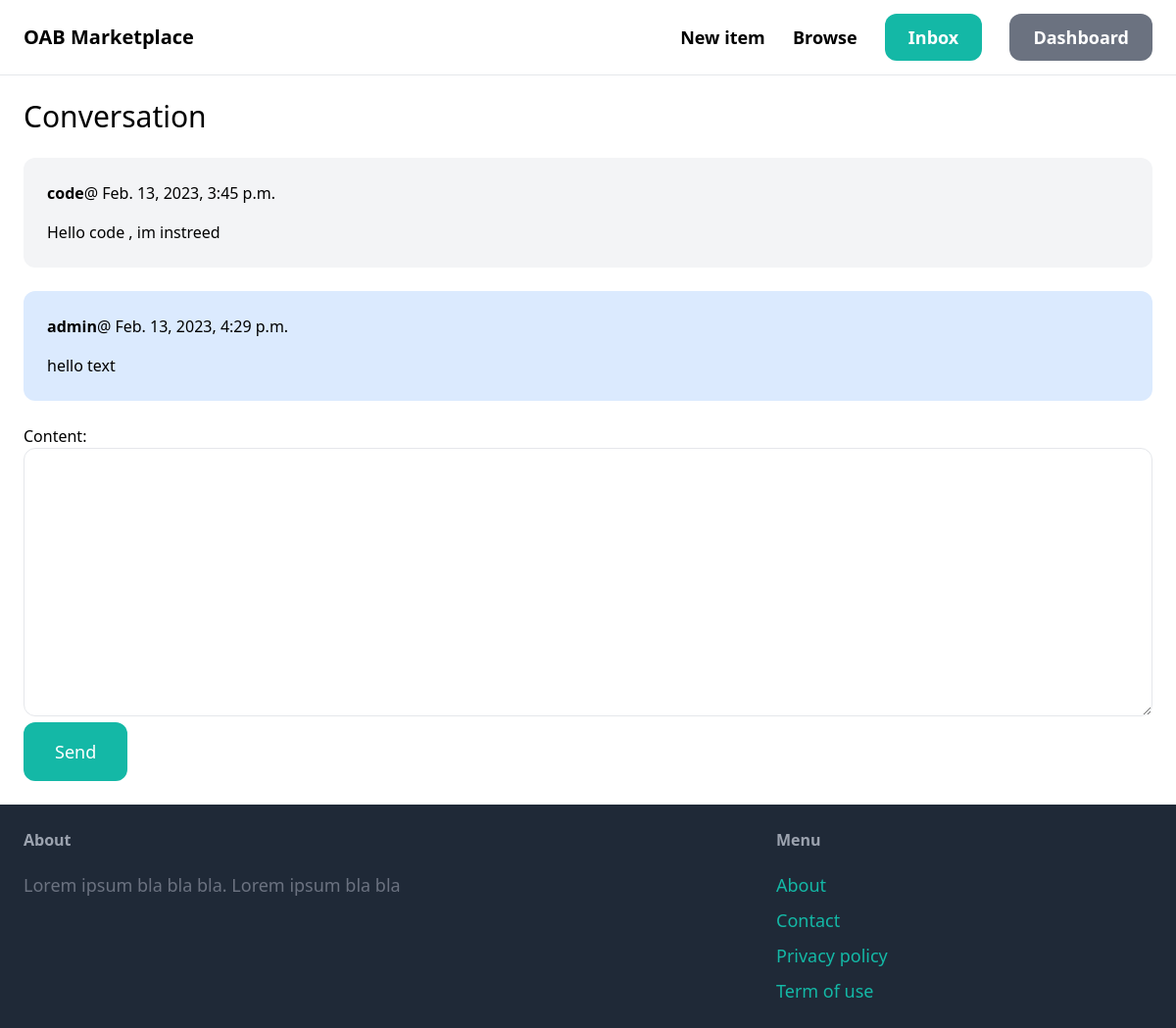
The page /inbox/1/ (signed in) on the database its author committed.
### conversation/models.py (models this page shows)
class ConversationMessage(models.Model):
    conversation = models.ForeignKey(Conversation, related_name='messages', on_delete=models.CASCADE)
    content = models.TextField()
    created_at = models.DateTimeField(auto_now_add=True)
    created_by = models.ForeignKey(User, related_name='created_messages', on_delete=models.CASCADE)

### conversation/views.py (the view)
# urls.py: path('<int:pk>/', views.detail, name='detail'),
@login_required
def detail(request, pk):
    conversation = Conversation.objects.filter(members__in=[request.user.id]).get(pk=pk)
    if request.method == 'POST':
        form = ConversationMessageForm(request.POST)
        if form.is_valid():
            conversation_message = form.save(commit=False)
            conversation_message.conversation = conversation
            conversation_message.created_by = request.user
            conversation_message.save()
            conversation.save()
            return redirect('conversation:detail', pk=pk)
    else:
        form = ConversationMessageForm()
    return render(request, 'conversation/detail.html', {
        'conversation':conversation,
        'form': form,
    })

### conversation/forms.py
class ConversationMessageForm(forms.ModelForm):
    class Meta:
        model = ConversationMessage
        fields = ('content',)
        widgets = {
            'content': forms. Textarea(attrs={
                'class': 'w-full py-4 px-6 rounded-xl border'
            })
        }

### conversation/templates/conversation/detail.html (shortened to what this page needs)
{% extends 'home/base.html' %}
{% block content %}
    <h1 class="mb-6 text-3xl">Conversation</h1>
    <div class="space-y-6">
        {% for message in conversation.messages.all %}
            <div class="p-6 flex {% if message.created_by == request.user  %}bg-blue-100 {% else %} bg-gray-100{% endif %} rounded-xl">
                <div>
                    <p class="mb-4"><strong>{{ message.created_by.username }}</strong>@ {{ message.created_at }}</p>
                    <p>{{ message.content}}</p>
                </div>
            </div>
        {% endfor %}
    </div>
    <form method="post" action="." class="mt-6">
        {{ form.as_p }}
        <button class="py-4 px-8 text-lg bg-teal-500 hover:bg-teal-700 rounded-xl text-white">Send</button>
    </form>
{% endblock %}

### rows shown on the page
ConversationMessage: created_by.username "code", created_at "Feb. 13, 2023, 3:45 p.m.", content "Hello code , im instreed"
ConversationMessage: created_by.username "admin", created_at "Feb. 13, 2023, 4:29 p.m.", content "hello text"
